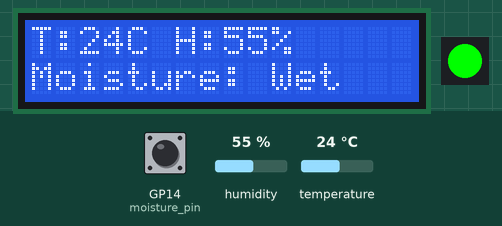
Bench run of a program on a simulated Raspberry Pi Pico running MicroPython. Shown: 16×2 character LCD, 1 RGB LEDs in strip order, left to right. The test bench sets the inputs (shaded band); at power-on: temperature 24 °C, GP14 (moisture_pin) HIGH, humidity 55 %. What the program prints to the serial console is not drawn.

Above: at 3.2 s.
3.3 s: temperature set to 21 °C
At 5.5 s:
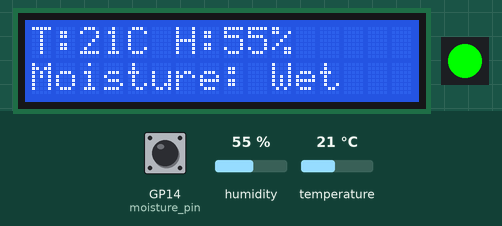
9.4 s: temperature set to 18 °C
At 11.7 s:
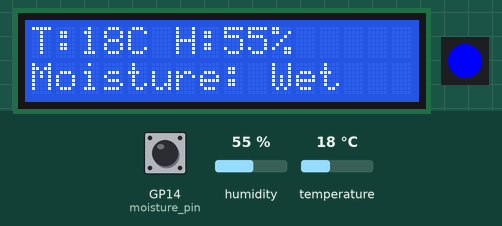
15.5 s: GP14 (moisture_pin) pulled LOW for 2.45 s
At 18.1 s:
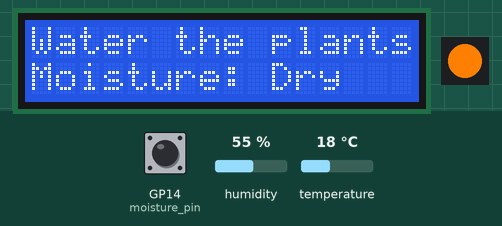
20.4 s: GP14 (moisture_pin) pulled LOW for 2.45 s
At 21.9 s:
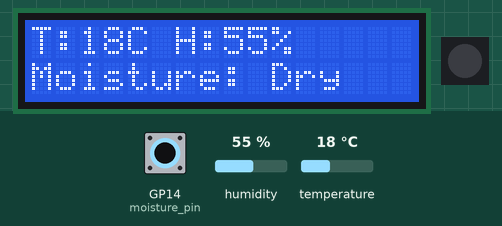
24.5 s: temperature set to 33 °C
At 25.6 s:
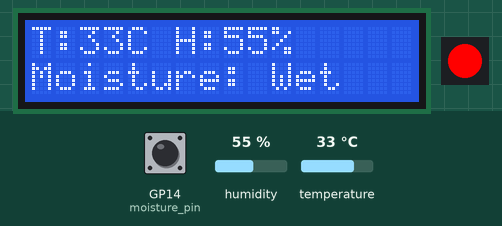
30.6 s: GP14 (moisture_pin) pulled LOW for 2.45 s
At 32.1 s:
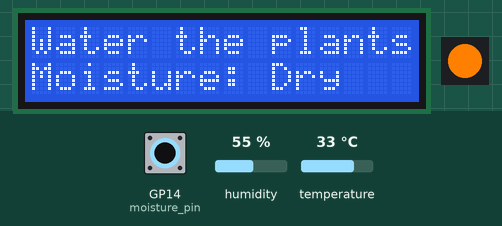
Timing chart, 0 to 35.0 s (numbered marks = the images above; inputs shaded):
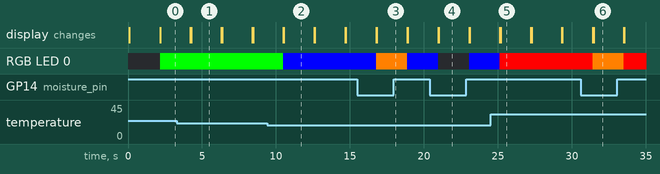

Measured:
- the behaviour switches between 20 and 19 °C on temperature (found by bisection; images 1 and 2)
- after the input at 3.3 s, the display: first differs from a run without the input after 0.97 s (image 1)
- what the display in image 1 shows lasts 2.0 s, from 4.3 s to 6.3 s

The program:

main.py
```python
from machine import I2C, Pin
import pico_data_share
import time

# --- Minimal DHT11 read (blocking, bit-bang) ---
def read_dht11(pin):
	d = Pin(pin, Pin.OUT, value=1)
	time.sleep_ms(20)
	d.value(0)
	time.sleep_ms(20)
	d.value(1)
	d.init(Pin.IN)
	while d.value() == 1:
		pass
	while d.value() == 0:
		pass
	while d.value() == 1:
		pass
	data = []
	for i in range(40):
		while d.value() == 0:
			pass
		t = time.ticks_us()
		while d.value() == 1:
			pass
		if time.ticks_diff(time.ticks_us(), t) > 40:
			data.append(1)
		else:
			data.append(0)
	bits = data
	bytes_ = []
	for i in range(0, 40, 8):
		byte = 0
		for j in range(8):
			byte = (byte << 1) | bits[i + j]
		bytes_.append(byte)
	if len(bytes_) == 5 and ((sum(bytes_[:4]) & 0xFF) == bytes_[4]):
		return bytes_[2], bytes_[0]  # temp, humi
	else:
		return None, None

# --- Minimal LCD1602 I2C driver ---
I2C_ADDR = 0x27
i2c = I2C(0, scl=Pin(5), sda=Pin(4), freq=100000)

def lcd_strobe(data):
	i2c.writeto(I2C_ADDR, bytes([data | 0x04]))
	time.sleep_us(1)
	i2c.writeto(I2C_ADDR, bytes([data & ~0x04]))
	time.sleep_us(50)

def lcd_write4bits(data):
	i2c.writeto(I2C_ADDR, bytes([data]))
	lcd_strobe(data)

def lcd_write_cmd(cmd):
	lcd_write4bits((cmd & 0xF0) | 0x08)
	lcd_write4bits(((cmd << 4) & 0xF0) | 0x08)

def lcd_write_char(char):
	val = ord(char)
	lcd_write4bits((val & 0xF0) | 0x09)
	lcd_write4bits(((val << 4) & 0xF0) | 0x09)

def lcd_clear():
	lcd_write_cmd(0x01)
	time.sleep_ms(2)

def lcd_move_to(col, row):
	addr = 0x80 + (0x40 * row) + col
	lcd_write_cmd(addr)

# LCD init
time.sleep_ms(50)
lcd_write4bits(0x30 | 0x08)
time.sleep_ms(5)
lcd_write4bits(0x30 | 0x08)
time.sleep_us(150)
lcd_write4bits(0x30 | 0x08)
lcd_write4bits(0x20 | 0x08)
lcd_write_cmd(0x28)
lcd_write_cmd(0x0C)
lcd_write_cmd(0x06)
lcd_clear()


# --- ws2812b RGB LED bar setup (using rdb.py logic, data on GPIO15) ---
import array
import rp2

@rp2.asm_pio(sideset_init=rp2.PIO.OUT_LOW, out_shiftdir=rp2.PIO.SHIFT_LEFT, autopull=True, pull_thresh=24)
def ws2812():
	T1 = 2
	T2 = 5
	T3 = 3
	wrap_target()
	label("bitloop")
	out(x, 1)               .side(0)    [T3 - 1]
	jmp(not_x, "do_zero")   .side(1)    [T1 - 1]
	jmp("bitloop")          .side(1)    [T2 - 1]
	label("do_zero")
	nop()                   .side(0)    [T2 - 1]
	wrap()

class ws2812b:
	def __init__(self, num_leds, state_machine, pin, delay=0.001):
		self.pixels = array.array("I", [0 for _ in range(num_leds)])
		self.sm = rp2.StateMachine(state_machine, ws2812, freq=8000000, sideset_base=Pin(pin))
		self.sm.active(1)
		self.num_leds = num_leds
		self.delay = delay
		self.brightnessvalue = 255
	def brightness(self, brightness = None):
		if brightness == None:
			return self.brightnessvalue
		else:
			if (brightness < 1):
				brightness = 1
		if (brightness > 255):
			brightness = 255
		self.brightnessvalue = brightness
	def set_pixel(self, pixel_num, red, green, blue):
		blue = round(blue * (self.brightness() / 255))
		red = round(red * (self.brightness() / 255))
		green = round(green * (self.brightness() / 255))
		self.pixels[pixel_num] = blue | red << 8 | green << 16
	def show(self):
		for i in range(self.num_leds):
			self.sm.put(self.pixels[i],8)
		time.sleep(self.delay)
	def fill(self, red, green, blue):
		for i in range(self.num_leds):
			self.set_pixel(i, red, green, blue)
		self.show()

# Initialize ws2812b bar (1 LED, state machine 0, data pin 15)
led_bar = ws2812b(1, 0, 15)

# --- Show welcome message ---
lcd_clear()
lcd_move_to(0, 0)
for c in "Welcome":
	lcd_write_char(c)
time.sleep(2)

# --- Moisture sensor setup (digital, e.g. GP14) ---
moisture_pin = Pin(14, Pin.IN, Pin.PULL_UP)
last_orange = 0

# --- Main loop ---
while True:
	temp, humi = read_dht11(1)
	moisture = moisture_pin.value()  # 1 = wet, 0 = dry
	now = time.ticks_ms()
	show_alert = False
	# Send data to Pi via USB serial
	if temp is not None and humi is not None:
		pico_data_share.send_status(temp, humi, moisture)
	# Moisture check: flash orange and show alert only briefly
	if moisture == 0:
		if time.ticks_diff(now, last_orange) > 5000:
			led_bar.fill(255, 128, 0)  # Orange
			last_orange = now
			show_alert = True
		else:
			led_bar.fill(0, 0, 0)  # Off between flashes
	# LED bar color logic if not dry
	elif temp is not None:
		if 20 <= temp <= 30:
			led_bar.fill(0, 255, 0)  # Green
		elif temp > 30:
			led_bar.fill(255, 0, 0)  # Red
		else:
			led_bar.fill(0, 0, 255)  # Blue
	else:
		led_bar.fill(0, 0, 0)  # Off

	# LCD display
	lcd_clear()
	lcd_move_to(0, 0)
	if show_alert:
		for c in "Water the plants":
			lcd_write_char(c)
		lcd_move_to(0, 1)
		for c in "Moisture: Dry":
			lcd_write_char(c)
		time.sleep(2)
		continue
	if temp is not None and humi is not None:
		for c in "T:{}C H:{}%".format(temp, humi):
			lcd_write_char(c)
		lcd_move_to(0, 1)
		for c in ("Moisture: Dry" if moisture == 0 else "Moisture: Wet"):
			lcd_write_char(c)
	else:
		for c in "Sensor Error":
			lcd_write_char(c)
	time.sleep(2)
```

pico_data_share.py
```python
# pico_data_share.py
# This module provides a function to send sensor data to the Pi over USB serial.
# Import and call send_status(temp, humi) from your main loop.

import sys

def send_status(temp, humi, moisture):
    """
    Send the current temperature, humidity, and moisture to the Pi via USB serial as a CSV line.
    Example output: 25,60,1\n
    Args:
        temp (int or float): Temperature value
        humi (int or float): Humidity value
        moisture (int): Moisture sensor value (1=wet, 0=dry)
    """
    try:
        # Print to sys.stdout (USB serial)
        print("{},{:.1f},{}".format(temp, humi, moisture))
        sys.stdout.flush()
    except Exception as e:
        pass  # Optionally log or handle errors
```
